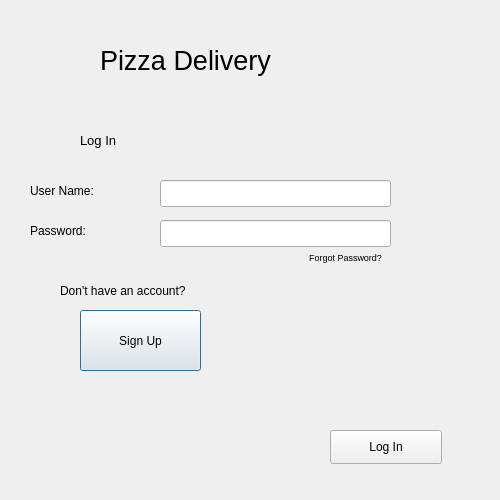
<?xml version="1.0" encoding="UTF-8"?>
<ui version="4.0">
 <class>Dialog</class>
 <widget class="QDialog" name="Dialog">
  <property name="geometry">
   <rect>
    <x>0</x>
    <y>0</y>
    <width>500</width>
    <height>500</height>
   </rect>
  </property>
  <property name="minimumSize">
   <size>
    <width>500</width>
    <height>500</height>
   </size>
  </property>
  <property name="maximumSize">
   <size>
    <width>500</width>
    <height>500</height>
   </size>
  </property>
  <property name="windowTitle">
   <string>Enter Credentials</string>
  </property>
  <property name="windowIcon">
   <iconset>
    <normaloff>PizzaIcon.png</normaloff>PizzaIcon.png</iconset>
  </property>
  <property name="autoFillBackground">
   <bool>false</bool>
  </property>
  <property name="styleSheet">
   <string notr="true"/>
  </property>
  <widget class="QPushButton" name="loginbutton">
   <property name="geometry">
    <rect>
     <x>330</x>
     <y>430</y>
     <width>112</width>
     <height>34</height>
    </rect>
   </property>
   <property name="text">
    <string>Log In</string>
   </property>
   <property name="checkable">
    <bool>false</bool>
   </property>
   <property name="autoDefault">
    <bool>false</bool>
   </property>
   <property name="default">
    <bool>false</bool>
   </property>
   <property name="flat">
    <bool>false</bool>
   </property>
  </widget>
  <widget class="QLabel" name="label">
   <property name="geometry">
    <rect>
     <x>80</x>
     <y>90</y>
     <width>281</width>
     <height>101</height>
    </rect>
   </property>
   <property name="font">
    <font>
     <pointsize>10</pointsize>
    </font>
   </property>
   <property name="text">
    <string>Log In</string>
   </property>
  </widget>
  <widget class="QLabel" name="label_6">
   <property name="geometry">
    <rect>
     <x>30</x>
     <y>220</y>
     <width>111</width>
     <height>21</height>
    </rect>
   </property>
   <property name="text">
    <string>Password:</string>
   </property>
  </widget>
  <widget class="QLineEdit" name="UserName">
   <property name="geometry">
    <rect>
     <x>160</x>
     <y>180</y>
     <width>231</width>
     <height>27</height>
    </rect>
   </property>
   <property name="readOnly">
    <bool>false</bool>
   </property>
   <property name="placeholderText">
    <string/>
   </property>
  </widget>
  <widget class="QLineEdit" name="PassWord">
   <property name="geometry">
    <rect>
     <x>160</x>
     <y>220</y>
     <width>231</width>
     <height>27</height>
    </rect>
   </property>
   <property name="echoMode">
    <enum>QLineEdit::Password</enum>
   </property>
  </widget>
  <widget class="QLabel" name="label_2">
   <property name="geometry">
    <rect>
     <x>30</x>
     <y>180</y>
     <width>101</width>
     <height>21</height>
    </rect>
   </property>
   <property name="text">
    <string>User Name:</string>
   </property>
  </widget>
  <widget class="QLabel" name="label_3">
   <property name="geometry">
    <rect>
     <x>100</x>
     <y>10</y>
     <width>281</width>
     <height>101</height>
    </rect>
   </property>
   <property name="font">
    <font>
     <pointsize>20</pointsize>
    </font>
   </property>
   <property name="text">
    <string>Pizza Delivery</string>
   </property>
  </widget>
  <widget class="QPushButton" name="signupbutton">
   <property name="geometry">
    <rect>
     <x>80</x>
     <y>310</y>
     <width>121</width>
     <height>61</height>
    </rect>
   </property>
   <property name="text">
    <string>Sign Up</string>
   </property>
  </widget>
  <widget class="QLabel" name="label_4">
   <property name="geometry">
    <rect>
     <x>60</x>
     <y>280</y>
     <width>181</width>
     <height>21</height>
    </rect>
   </property>
   <property name="text">
    <string>Don't have an account?</string>
   </property>
  </widget>
  <widget class="QPushButton" name="forgot">
   <property name="geometry">
    <rect>
     <x>270</x>
     <y>240</y>
     <width>151</width>
     <height>34</height>
    </rect>
   </property>
   <property name="font">
    <font>
     <pointsize>7</pointsize>
    </font>
   </property>
   <property name="autoFillBackground">
    <bool>false</bool>
   </property>
   <property name="text">
    <string>Forgot Password?</string>
   </property>
   <property name="checkable">
    <bool>false</bool>
   </property>
   <property name="flat">
    <bool>true</bool>
   </property>
  </widget>
  <zorder>loginbutton</zorder>
  <zorder>label</zorder>
  <zorder>label_6</zorder>
  <zorder>UserName</zorder>
  <zorder>label_2</zorder>
  <zorder>label_3</zorder>
  <zorder>signupbutton</zorder>
  <zorder>label_4</zorder>
  <zorder>forgot</zorder>
  <zorder>PassWord</zorder>
 </widget>
 <tabstops>
  <tabstop>UserName</tabstop>
  <tabstop>PassWord</tabstop>
  <tabstop>loginbutton</tabstop>
  <tabstop>signupbutton</tabstop>
 </tabstops>
 <resources/>
 <connections/>
</ui>
